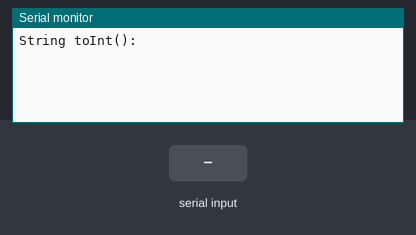
Bench run of a sketch on a simulated Arduino Uno, built with avr-gcc and run on an emulated ATmega328P. On the bench: the last lines printed to the serial monitor. The test bench sets the inputs (shaded band).

Above: at 1.2 s.
1.3 s: "90,45\n" received over Serial
At 2.4 s:
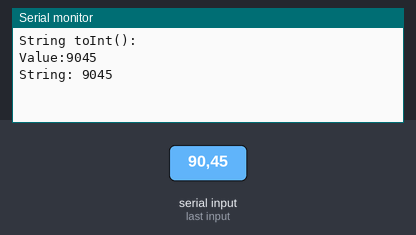
2.8 s: "30,150\n" received over Serial
At 3.6 s:
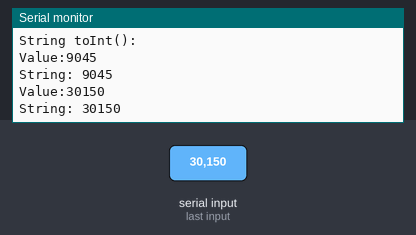

Measured:
- after the input at 1.3 s, the serial monitor: prints a new line at once (image 1)
- after the input at 2.8 s, the serial monitor: prints a new line at once (image 2)

The sketch:

Serial_numbers.ino
```cpp
String inString = "";    // string to hold input

void setup() {
  // Open serial communications and wait for port to open:
  Serial.begin(9600);
  while (!Serial) {
    ; // wait for serial port to connect. Needed for native USB port only
  }

  // send an intro:
  Serial.println("\n\nString toInt():");
  Serial.println();
}

void loop() {
  // Read serial input:
  while (Serial.available() > 0) {
    int inChar = Serial.read();
    if (isDigit(inChar)) {
      // convert the incoming byte to a char and add it to the string:
      inString += (char)inChar;
    }
    // if you get a newline, print the string, then the string's value:
    if (inChar == '\n') {
      Serial.print("Value:");
      Serial.println(inString.toInt());
      Serial.print("String: ");
      Serial.println(inString);
      // clear the string for new input:
      inString = "";
    }
  }
}
```
